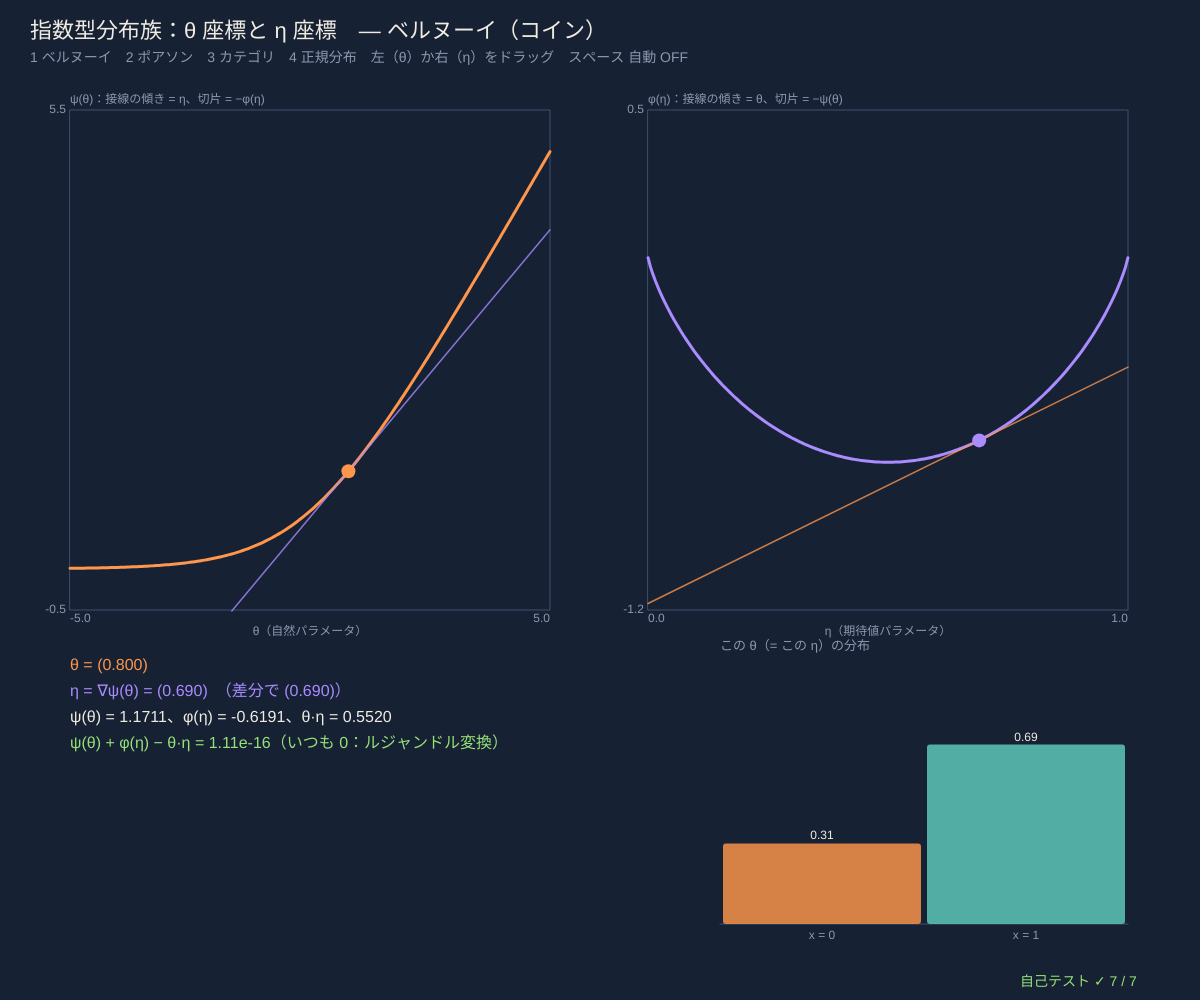
Frame 1 (no input)
Frame 60 (no input): identical to frame 1, image omitted
Frame 120 (the mouse pressed at the canvas centre since frame 60): identical to frame 1, image omitted

The p5.js sketch that drew this single still picture (run headless with seeded random() and noise() and a simulated clock; from frame 60 on, the mouse is pressed at the canvas centre):

// p5.js sketch
// ── sketch.js
// ============================================
// 04 指数型分布族 ─ p(x; θ) = exp(θ·x − ψ(θ))（× 土台の重み）。ψ(θ) は合計を 1 にする「対数分配関数」
// 自然パラメータ θ と、期待値パラメータ η = E[x] = ∇ψ(θ) の 2 つの座標で同じ分布を表せる
// ψ の傾きが η、ψ をルジャンドル変換した φ(η) = θ·η − ψ(θ) の傾きが θ。ψ(θ) + φ(η) − θ·η = 0 がいつも成り立つ
// 1 ベルヌーイ 2 ポアソン 3 3 値のカテゴリ 4 正規分布 / 左（θ）か右（η）をドラッグ：もう片方が動く / スペース 自動で動かす
// ============================================

const FAMS = [
  { name: 'ベルヌーイ（コイン）', dim: 1, th: [-5, 5], et: [0, 1], start: [0.8],
    psi: (t) => (t[0] > 0 ? t[0] + Math.log1p(Math.exp(-t[0])) : Math.log1p(Math.exp(t[0]))),
    eta: (t) => [1 / (1 + Math.exp(-t[0]))], phi: (e) => xlogx(e[0]) + xlogx(1 - e[0]), theta: (e) => [Math.log(e[0] / (1 - e[0]))] },
  { name: 'ポアソン（回数）', dim: 1, th: [-3, 2.5], et: [0, 12], start: [1],
    psi: (t) => Math.exp(t[0]), eta: (t) => [Math.exp(t[0])], phi: (e) => xlogx(e[0]) - e[0], theta: (e) => [Math.log(e[0])] },
  { name: '3 値のカテゴリ（x = 1, 2, 3 の印）', dim: 2, th: [-4, 4, -4, 4], et: [0, 1, 0, 1], start: [1, -0.5],
    psi: (t) => Math.log(1 + Math.exp(t[0]) + Math.exp(t[1])), eta: (t) => { let z = 1 + Math.exp(t[0]) + Math.exp(t[1]); return [Math.exp(t[0]) / z, Math.exp(t[1]) / z]; },
    phi: (e) => xlogx(e[0]) + xlogx(e[1]) + xlogx(1 - e[0] - e[1]), theta: (e) => [Math.log(e[0] / (1 - e[0] - e[1])), Math.log(e[1] / (1 - e[0] - e[1]))] },
  { name: '正規分布（x と x² を数える）', dim: 2, th: [-3, 3, -3, -0.1], et: [-3, 3, 0, 12], start: [1, -0.5],
    psi: (t) => (-t[0] * t[0]) / (4 * t[1]) - 0.5 * Math.log(-2 * t[1]), eta: (t) => [-t[0] / (2 * t[1]), (t[0] * t[0]) / (4 * t[1] * t[1]) - 1 / (2 * t[1])],
    phi: (e) => -0.5 - 0.5 * Math.log(e[1] - e[0] * e[0]), theta: (e) => { let v = e[1] - e[0] * e[0]; return [e[0] / v, -1 / (2 * v)]; } },
];
let famK = 0, thetaVec = [0.8], etaVec = [0], boxL, boxR, grab = null, auto = false, tAuto = 0;

function xlogx(v) { return v > 0 ? v * Math.log(v) : 0; }
function fam() { return FAMS[famK]; }
function setTheta(t) { let f = fam(); thetaVec = clampTheta(f, t); etaVec = f.eta(thetaVec); }
function clampTheta(f, t) {              // 図の範囲・定義域の中に収める（正規分布は θ2 < 0、カテゴリと 1 次元は範囲内）
  let out = [clampv(t[0], f.th[0], f.th[1])];
  if (f.dim === 2) out.push(clampv(t[1], f.th[2], f.th[3]));   // 正規分布は θ2 < 0 が必要（上限 −0.1）
  return out;
}
function setEta(e) {
  let f = fam();
  if (f.dim === 1) e = [clampv(e[0], f.et[0] + 1e-3, f.et[1] - 1e-3)];
  else if (famK === 2) { let a = clampv(e[0], 0.003, 0.994), b = clampv(e[1], 0.003, 0.997 - a); e = [a, b]; }
  else { let m = clampv(e[0], -3, 3); e = [m, clampv(e[1], m * m + 0.17, Math.min(12, m * m + 5))]; }   // σ² = η2 − η1² を θ の範囲に合わせる
  setTheta(f.theta(e));
}
function setup() { createCanvas(windowWidth, windowHeight); selfTest(); layout(); setTheta(fam().start); }
function windowResized() { resizeCanvas(windowWidth, windowHeight); layout(); }
function layout() { let w = width * 0.4, h = height * 0.5; boxL = { x: 70, y: 110, w, h }; boxR = { x: width * 0.54, y: 110, w, h }; }
function boxes() {
  let f = fam();
  if (f.dim === 1) {
    let pl = f.th, el = f.et, ys = [], yt = [];
    for (let k = 0; k <= 100; k++) { ys.push(f.psi([pl[0] + ((pl[1] - pl[0]) * k) / 100])); yt.push(f.phi([el[0] + 1e-4 + ((el[1] - el[0] - 2e-4) * k) / 100])); }
    return [plotBox(boxL.x, boxL.y, boxL.w, boxL.h, pl[0], pl[1], Math.min(...ys) - 0.5, Math.max(...ys) + 0.5), plotBox(boxR.x, boxR.y, boxR.w, boxR.h, el[0], el[1], Math.min(...yt) - 0.5, Math.max(...yt) + 0.5)];
  }
  return [plotBox(boxL.x, boxL.y, boxL.w, boxL.h, f.th[0], f.th[1], f.th[2], f.th[3]), plotBox(boxR.x, boxR.y, boxR.w, boxR.h, f.et[0], f.et[1], f.et[2], f.et[3])];
}

function draw() {
  background(...BG);
  let f = fam();
  hudTitle('指数型分布族：θ 座標と η 座標　― ' + f.name, '1 ベルヌーイ　2 ポアソン　3 カテゴリ　4 正規分布　左（θ）か右（η）をドラッグ　スペース 自動 ' + (auto ? 'ON' : 'OFF'));
  if (auto) { tAuto += 0.01; let c = [0.5 * (f.th[0] + f.th[1]), f.dim === 2 ? 0.5 * (f.th[2] + f.th[3]) : 0]; setTheta([c[0] + 0.35 * (f.th[1] - f.th[0]) * Math.cos(tAuto), f.dim === 2 ? c[1] + 0.3 * (f.th[3] - f.th[2]) * Math.sin(1.3 * tAuto) : 0]); }
  let [bL, bR] = boxes();
  if (f.dim === 1) draw1D(f, bL, bR); else draw2D(f, bL, bR);
  // ---- 下：数値と分布
  let ps = f.psi(thetaVec), ph = f.phi(etaVec), te = thetaVec.reduce((s, v, i) => s + v * etaVec[i], 0), fd = thetaVec.map((_, i) => { let h = 1e-5, a = thetaVec.slice(), b = thetaVec.slice(); a[i] += h; b[i] -= h; return (f.psi(a) - f.psi(b)) / (2 * h); });
  let y0 = bL.y + bL.h + 60; noStroke(); textAlign(LEFT, BASELINE); textSize(16);
  fill(...ORANGE); text('θ = ' + fmtP(thetaVec, 3), 70, y0); fill(...VIOLET); text('η = ∇ψ(θ) = ' + fmtP(etaVec, 3) + '　（差分で ' + fmtP(fd, 3) + '）', 70, y0 + 26);
  fill(...INK); text('ψ(θ) = ' + fmtN(ps, 4) + '、φ(η) = ' + fmtN(ph, 4) + '、θ·η = ' + fmtN(te, 4), 70, y0 + 52);
  fill(...LIME); text('ψ(θ) + φ(η) − θ·η = ' + (ps + ph - te).toExponential(2) + '（いつも 0：ルジャンドル変換）', 70, y0 + 78);
  drawDist(f, { x: width * 0.6, y: y0 - 20, w: width * 0.34, h: height - y0 - 30 });
  drawSelfTest(width - 180, height - 14);
}
function draw1D(f, bL, bR) {             // ψ のグラフと接線（傾き η、切片 −φ）、φ のグラフと接線（傾き θ、切片 −ψ）
  let c1 = [], c2 = [];
  for (let k = 0; k <= 200; k++) { let t = bL.x0 + ((bL.x1 - bL.x0) * k) / 200; c1.push([t, f.psi([t])]); let e = bR.x0 + 1e-4 + ((bR.x1 - bR.x0 - 2e-4) * k) / 200; c2.push([e, f.phi([e])]); }
  drawAxes(bL, 'θ（自然パラメータ）', 'ψ(θ)：接線の傾き = η、切片 = −φ(η)'); drawAxes(bR, 'η（期待値パラメータ）', 'φ(η)：接線の傾き = θ、切片 = −ψ(θ)');
  plotLine(bL, c1, ORANGE, 3); plotLine(bR, c2, VIOLET, 3);
  let t = thetaVec[0], e = etaVec[0], ps = f.psi(thetaVec), ph = f.phi(etaVec);
  plotLine(bL, [[bL.x0, ps + e * (bL.x0 - t)], [bL.x1, ps + e * (bL.x1 - t)]], [...VIOLET, 200], 1.5);
  plotLine(bR, [[bR.x0, ph + t * (bR.x0 - e)], [bR.x1, ph + t * (bR.x1 - e)]], [...ORANGE, 200], 1.5);
  for (let [b, x, y, col] of [[bL, t, ps, ORANGE], [bR, e, ph, VIOLET]]) { let [sx, sy] = toScr(b, x, y); noStroke(); fill(...col); circle(sx, sy, 14); }
}
function draw2D(f, bL, bR) {             // θ 平面の格子と、それを η へ写した曲がった格子
  drawAxes(bL, 'θ1', 'θ 平面（まっすぐな格子）'); drawAxes(bR, 'η1', 'η 平面（同じ格子を η = ∇ψ(θ) で写すと曲がる）');
  for (let k = 0; k <= 8; k++) {
    let a = f.th[0] + ((f.th[1] - f.th[0]) * k) / 8, b = f.th[2] + ((f.th[3] - f.th[2]) * k) / 8, l1 = [], l2 = [], m1 = [], m2 = [];
    for (let j = 0; j <= 120; j++) {
      let s = f.th[2] + ((f.th[3] - f.th[2]) * j) / 120, r = f.th[0] + ((f.th[1] - f.th[0]) * j) / 120;
      let t1 = clampTheta(f, [a, s]), t2 = clampTheta(f, [r, b]);
      l1.push(t1); m1.push(f.eta(t1)); l2.push(t2); m2.push(f.eta(t2));
    }
    plotLine(bL, l1, [...ORANGE, 170], 1.3); plotLine(bL, l2, [...VIOLET, 170], 1.3); plotLine(bR, m1, [...ORANGE, 170], 1.3); plotLine(bR, m2, [...VIOLET, 170], 1.3);
  }
  let [x1, y1] = toScr(bL, thetaVec[0], thetaVec[1]), [x2, y2] = toScr(bR, etaVec[0], etaVec[1]);
  noStroke(); fill(...ORANGE); circle(x1, y1, 16); fill(...VIOLET); circle(x2, y2, 16);
}
function drawDist(f, r) {               // いまの分布の形
  noStroke(); fill(...DIMC); textSize(13); textAlign(LEFT, BASELINE); text('この θ（= この η）の分布', r.x, r.y);
  let rr = { x: r.x, y: r.y + 14, w: r.w, h: r.h - 40 };
  if (famK === 0) drawBars([1 - etaVec[0], etaVec[0]], rr, { names: ['x = 0', 'x = 1'] });
  else if (famK === 1) { let p = [], lam = etaVec[0], v = Math.exp(-lam); for (let x = 0; x < 16; x++) { p.push(v); v *= lam / (x + 1); } drawBars(p, rr, { names: p.map((_, i) => String(i)), cols: p.map(() => TEAL), vmax: Math.max(...p) * 1.15 }); }
  else if (famK === 2) drawBars([etaVec[0], etaVec[1], 1 - etaVec[0] - etaVec[1]], rr);
  else { let m = etaVec[0], s = Math.sqrt(Math.max(1e-6, etaVec[1] - m * m)), b = plotBox(rr.x, rr.y, rr.w, rr.h, -6, 6, 0, 1.4), c = []; for (let k = 0; k <= 200; k++) { let x = -6 + (12 * k) / 200; c.push([x, Math.min(1.4, gaussPdf(x, m, s))]); } drawAxes(b, 'x　（μ = ' + fmtN(m, 2) + '、σ = ' + fmtN(s, 2) + '）', ''); plotLine(b, c, TEAL, 2.5); }
}
function mousePressed() { grab = inRect(mouseX, mouseY, boxL) ? 'L' : inRect(mouseX, mouseY, boxR) ? 'R' : null; if (grab) auto = false; mouseDragged(); }
function mouseDragged() {
  if (!grab) return;
  let [bL, bR] = boxes(), f = fam();
  if (grab === 'L') { let [u, v] = fromScr(bL, mouseX, mouseY); setTheta(f.dim === 1 ? [u] : [u, v]); }
  else { let [u, v] = fromScr(bR, mouseX, mouseY); setEta(f.dim === 1 ? [u] : [u, v]); }
}
function mouseReleased() { grab = null; }
function keyPressed() {
  for (let k = 1; k <= 4; k++) if (key === String(k)) { famK = k - 1; setTheta(fam().start); }
  if (key === ' ') auto = !auto;
  return false;
}

// ---- 自己テスト
function selfTest() {
  selfTestResults = [];
  seedRng(4); let okGrad = true, okInv = true, okLeg = true, okDual = true;
  for (let f of FAMS) for (let k = 0; k < 30; k++) {
    let t = [f.th[0] * 0.6 + rnd() * (f.th[1] - f.th[0]) * 0.6]; if (f.dim === 2) t.push(f === FAMS[3] ? -0.2 - rnd() * 2.7 : -3 + rnd() * 6);
    let e = f.eta(t), h = 1e-5;
    for (let i = 0; i < f.dim; i++) {
      let a = t.slice(), b = t.slice(); a[i] += h; b[i] -= h;
      if (Math.abs((f.psi(a) - f.psi(b)) / (2 * h) - e[i]) > 1e-6 * (1 + Math.abs(e[i]))) okGrad = false;
      let ea = e.slice(), eb = e.slice(), hh = 1e-6 * (1 + Math.abs(e[i])); ea[i] += hh; eb[i] -= hh;
      if (Math.abs((f.phi(ea) - f.phi(eb)) / (2 * hh) - t[i]) > 1e-4 * (1 + Math.abs(t[i]))) okDual = false;
    }
    let t2 = f.theta(e); if (t2.some((v, i) => Math.abs(v - t[i]) > 1e-8 * (1 + Math.abs(t[i])))) okInv = false;
    if (Math.abs(f.psi(t) + f.phi(e) - t.reduce((s, v, i) => s + v * e[i], 0)) > 1e-10 * (1 + Math.abs(f.psi(t)))) okLeg = false;
  }
  check('4 つの族で η = ∇ψ(θ)（中心差分、相対誤差 1e-6）', okGrad);
  check('逆向きも θ = ∇φ(η)（双対：φ の傾きが θ）', okDual);
  check('θ → η → θ がもとにもどる（誤差 1e-8）', okInv);
  check('ψ(θ) + φ(η) − θ·η = 0（120 点、誤差 1e-10）', okLeg);
  let f = FAMS[0], best = -Infinity, e0 = 0.3; for (let k = 0; k <= 20000; k++) { let t = -6 + (12 * k) / 20000; best = Math.max(best, t * e0 - f.psi([t])); }
  check('ルジャンドル変換 φ(η) = max_θ (θη − ψ(θ)) を総当たりで（ベルヌーイ、誤差 1e-6）', Math.abs(best - f.phi([e0])) < 1e-6);
  let t0 = 0.7, h2 = 1e-4, d2 = (f.psi([t0 + h2]) - 2 * f.psi([t0]) + f.psi([t0 - h2])) / (h2 * h2), mu = f.eta([t0])[0];
  check('ψ の 2 階微分 = x の分散 = フィッシャー情報（ベルヌーイ η(1−η)、相対誤差 1e-6）', Math.abs(d2 / (mu * (1 - mu)) - 1) < 1e-6);
  let g = FAMS[3], en = g.eta([2 / 1.5 ** 2, -1 / (2 * 1.5 ** 2)]);
  check('正規分布 N(2, 1.5²)：θ = (μ/σ², −1/(2σ²)) → η = (μ, μ² + σ²) = (2, 6.25)', Math.abs(en[0] - 2) < 1e-12 && Math.abs(en[1] - 6.25) < 1e-12);
  reportSelfTest();
}

// ---------- やってみよう ----------
// 1. ベルヌーイで θ を大きくすると η はどこまで行く？ ψ のグラフの傾きと比べよう（シグモイド関数）
// 2. 左の接線の切片が −φ(η) になっているのを確かめよう。右の接線の切片は？
// 3. 正規分布で、θ 平面のまっすぐな格子が η 平面でどう曲がるか見よう。どの向きに混んでいる？
// 4. ψ はどれも下に凸。もし凸でなかったら η = ∇ψ(θ) から θ が 1 つに決まらない
// 5. 次の 05：θ でまっすぐ（e-測地線）と η でまっすぐ（m-測地線）。2 つの「まっすぐ」がある

// ==================================================
// ここから下は「情報幾何の道具」（中身は読まなくても OK。消さないでね）
// ==================================================
// ---- 色と小さな道具（等高線地図の色）
const BG = [22, 33, 52];                // 背景（深いスレートブルー）
const INK = [240, 236, 226];            // 文字（紙の白）
const ORANGE = [255, 150, 75], VIOLET = [170, 140, 255], TEAL = [95, 205, 190], ROSE = [255, 110, 125], LIME = [150, 225, 120], SAND = [235, 210, 150];
const DIMC = [140, 152, 175], PANEL = [32, 46, 70], WIRE = [62, 80, 110];
const OUTC = [[255, 150, 75], [95, 205, 190], [170, 140, 255], [235, 210, 150], [255, 110, 125], [150, 225, 120], [120, 175, 255], [230, 140, 210]];   // 結果ごとの色
function clampv(v, a, b) { return v < a ? a : v > b ? b : v !== v ? a : v; }     // NaN なら a に戻す
function fmtN(v, d) { if (typeof v !== 'number' || v !== v) return '?'; if (!isFinite(v)) return v > 0 ? '∞' : '−∞'; return v.toFixed(d === undefined ? 2 : d); }
function fmtP(p, d) { return '(' + p.map((v) => fmtN(v, d === undefined ? 2 : d)).join(', ') + ')'; }
function hudTitle(t, sub) {              // 左上のタイトルと操作の説明
  noStroke(); fill(...INK); textSize(22); textAlign(LEFT, BASELINE); text(t, 30, 38);
  fill(...DIMC); textSize(14); textLeading(19); text(sub, 30, 62);
}
function inRect(x, y, r) { return x >= r.x && x <= r.x + r.w && y >= r.y && y <= r.y + r.h; }
function drawField(f) { if (f) image(f.img, f.x, f.y, f.w, f.h); }   // 等高線の地図（画像）を描く
function freeField(f) { if (f && f.img) f.img.remove(); }
// ---- 種つきの乱数（同じ種なら毎回同じ列 → 実験をくり返せる）
let rngState = 1;
function seedRng(s) { rngState = (s >>> 0) || 1; }
function rnd() {                       // 0〜1 の一様乱数（mulberry32）
  rngState = (rngState + 0x6d2b79f5) >>> 0;
  let t = rngState;
  t = Math.imul(t ^ (t >>> 15), t | 1);
  t ^= t + Math.imul(t ^ (t >>> 7), t | 61);
  return ((t ^ (t >>> 14)) >>> 0) / 4294967296;
}
function gaussRnd() { let u = 1 - rnd(), v = rnd(); return Math.sqrt(-2 * Math.log(u)) * Math.cos(2 * Math.PI * v); }   // 標準正規分布（ボックス-ミュラー法）
function rndDist(k, floor) {            // でたらめな確率分布（k 個、どれも floor 以上）
  let p = []; for (let i = 0; i < k; i++) p.push(-Math.log(1 - rnd()) + 1e-9);
  return mixFloor(normP(p), floor || 0);
}
function sampleIndex(p) { let u = rnd(), c = 0; for (let i = 0; i < p.length; i++) { c += p[i]; if (u < c) return i; } return p.length - 1; }
// ---- 情報の道具：確率分布 p = [p1, p2, ...]（合計 1）。log(0) は 0·log 0 = 0 として扱う
const TINY = 1e-300;
function normP(p) { let s = 0; for (let v of p) s += Math.max(0, v); if (!(s > 0)) return p.map(() => 1 / p.length); return p.map((v) => Math.max(0, v) / s); }
function mixFloor(p, f) { if (!f) return p; return normP(p.map((v) => Math.max(v, f))); }   // どの確率も f 以上に（0 を避ける）
function safeLog(v) { return Math.log(Math.max(v, TINY)); }
function entropyH(p) { let h = 0; for (let v of p) if (v > 0) h -= v * Math.log(v); return h; }           // エントロピー（ナット）
function divKL(p, q) {                  // KL ダイバージェンス D(p‖q)（ナット）。q が 0 で p > 0 なら ∞
  let d = 0;
  for (let i = 0; i < p.length; i++) { if (p[i] <= 0) continue; if (q[i] <= 0) return Infinity; d += p[i] * Math.log(p[i] / q[i]); }
  return Math.max(0, d);
}
function crossH(p, q) { let h = 0; for (let i = 0; i < p.length; i++) if (p[i] > 0) h -= p[i] * safeLog(q[i]); return h; }  // 交差エントロピー
function bhatta(p, q) { let s = 0; for (let i = 0; i < p.length; i++) s += Math.sqrt(Math.max(0, p[i] * q[i])); return Math.min(1, s); }
function fisherRao(p, q) { return 2 * Math.acos(clampv(bhatta(p, q), -1, 1)); }                          // フィッシャー-ラオ距離 = 球の大円の長さ
function hellingerSq(p, q) { let s = 0; for (let i = 0; i < p.length; i++) { let d = Math.sqrt(p[i]) - Math.sqrt(q[i]); s += d * d; } return s; }   // Σ(√p − √q)²
function tvDist(p, q) { let s = 0; for (let i = 0; i < p.length; i++) s += Math.abs(p[i] - q[i]); return s / 2; }
function alphaDiv(p, q, a) {            // α-ダイバージェンス（甘利の流儀）。α → −1 で D(p‖q)、α → +1 で D(q‖p)
  if (Math.abs(a + 1) < 1e-12) return divKL(p, q);
  if (Math.abs(a - 1) < 1e-12) return divKL(q, p);
  let s = 0, ea = (1 - a) / 2, eb = (1 + a) / 2;
  for (let i = 0; i < p.length; i++) s += Math.pow(Math.max(p[i], 0), ea) * Math.pow(Math.max(q[i], 0), eb);
  return Math.max(0, (4 / (1 - a * a)) * (1 - s));
}
function mixM(p, q, t) { return p.map((v, i) => (1 - t) * v + t * q[i]); }                       // m-測地線：確率をそのまま混ぜる
function mixE(p, q, t) { return normP(p.map((v, i) => Math.exp((1 - t) * safeLog(v) + t * safeLog(q[i])))); }   // e-測地線：対数で混ぜて正規化
function mixAlpha(p, q, t, a) {         // α-測地線：u^((1−α)/2) で混ぜて正規化（α = −1 は m、α = +1 は e）
  if (Math.abs(a - 1) < 1e-9) return mixE(p, q, t);
  let ex = (1 - a) / 2;
  return normP(p.map((v, i) => Math.pow((1 - t) * Math.pow(v, ex) + t * Math.pow(q[i], ex), 1 / ex)));
}
function bitsOf(nat) { return nat / Math.LN2; }
// ---- 棒グラフ（ドラッグで高さを変えられる）
function drawBars(p, r, opt) {          // r = {x, y, w, h}、opt = {cols, names, vmax, ghost（重ねて描く別の分布）}
  opt = opt || {};
  let k = p.length, bw = r.w / k, vmax = opt.vmax || 1;
  stroke(...WIRE); strokeWeight(1); line(r.x, r.y + r.h, r.x + r.w, r.y + r.h);
  for (let i = 0; i < k; i++) {
    let hh = (clampv(p[i], 0, vmax) / vmax) * r.h, col = (opt.cols || OUTC)[i % 8];
    noStroke(); fill(...col, 210); rect(r.x + i * bw + 3, r.y + r.h - hh, bw - 6, hh, 3);
    if (opt.ghost) { let gh = (clampv(opt.ghost[i], 0, vmax) / vmax) * r.h; noFill(); stroke(...INK); strokeWeight(1.5); rect(r.x + i * bw + 3, r.y + r.h - gh, bw - 6, gh, 3); }
    noStroke(); fill(...INK); textSize(12); textAlign(CENTER, BASELINE);
    if (bw >= 30) text(fmtN(p[i], 2), r.x + (i + 0.5) * bw, r.y + r.h - hh - 4);   // 細い棒では数字を省く
    fill(...DIMC); text(opt.names ? opt.names[i] : String(i + 1), r.x + (i + 0.5) * bw, r.y + r.h + 15);
  }
}
function barsDrag(p, r, mx, my, floor) {  // 棒をドラッグ：i 番目の高さを変えて、残りを比例で縮める（合計 1 のまま）
  let k = p.length, i = Math.floor((mx - r.x) / (r.w / k));
  if (i < 0 || i >= k || my < r.y - 30 || my > r.y + r.h + 20) return p;
  let v = clampv((r.y + r.h - my) / r.h, floor || 0.001, 1 - (floor || 0.001) * (k - 1)), rest = 1 - p[i], q = p.slice();
  for (let j = 0; j < k; j++) q[j] = j === i ? v : rest > 1e-9 ? (p[j] / rest) * (1 - v) : (1 - v) / (k - 1);
  return mixFloor(q, floor || 0.001);
}
// ---- 正規分布 N(μ, σ) の道具。フィッシャー計量 ds² = (dμ² + 2dσ²) / σ²
function gaussPdf(x, m, s) { return Math.exp(-((x - m) * (x - m)) / (2 * s * s)) / (s * Math.sqrt(2 * Math.PI)); }
function gaussFR(m1, s1, m2, s2) {      // フィッシャー-ラオ距離（閉じた式）
  let a = ((m1 - m2) * (m1 - m2)) / 2 + (s1 - s2) * (s1 - s2);
  return Math.SQRT2 * Math.acosh(1 + a / (2 * s1 * s2));
}
function gaussKL(m1, s1, m2, s2) { return Math.log(s2 / s1) + (s1 * s1 + (m1 - m2) * (m1 - m2)) / (2 * s2 * s2) - 0.5; }   // D(N1‖N2)
// ★ 測地線：u = μ/√2 と置くと (u, σ) では半円（中心は σ = 0 の上）→ (μ, σ) では横に √2 倍の半楕円
function gaussGeodesic(m1, s1, m2, s2, n) {
  let u1 = m1 / Math.SQRT2, u2 = m2 / Math.SQRT2, out = [];
  if (Math.abs(u1 - u2) < 1e-9 * (1 + Math.abs(u1))) { for (let k = 0; k <= n; k++) out.push([m1, s1 * Math.pow(s2 / s1, k / n)]); return out; }
  let c = (u2 * u2 + s2 * s2 - u1 * u1 - s1 * s1) / (2 * (u2 - u1)), rr = Math.hypot(u1 - c, s1);
  let t1 = Math.atan2(s1, u1 - c), t2 = Math.atan2(s2, u2 - c);
  for (let k = 0; k <= n; k++) { let t = t1 + ((t2 - t1) * k) / n; out.push([(c + rr * Math.cos(t)) * Math.SQRT2, rr * Math.sin(t)]); }
  return out;
}
function metricLength(path) {           // 折れ線の長さをフィッシャー計量で（区間の真ん中の σ を使う）
  let L = 0;
  for (let k = 1; k < path.length; k++) {
    let dm = path[k][0] - path[k - 1][0], ds = path[k][1] - path[k - 1][1], sm = (path[k][1] + path[k - 1][1]) / 2;
    L += Math.sqrt(dm * dm + 2 * ds * ds) / sm;
  }
  return L;
}
// 測地線の方程式（クリストッフェル記号から）：μ'' = 2μ'σ'/σ、σ'' = −μ'²/(2σ) + σ'²/σ を RK4 で解く
function geodesicRK4(m, s, vm, vs, T, n) {
  let st = [m, s, vm, vs], h = T / n, out = [[m, s]];
  let fd = (y) => [y[2], y[3], (2 * y[2] * y[3]) / y[1], (-y[2] * y[2]) / (2 * y[1]) + (y[3] * y[3]) / y[1]];
  for (let k = 0; k < n; k++) {
    let k1 = fd(st), k2 = fd(st.map((v, i) => v + (h / 2) * k1[i])), k3 = fd(st.map((v, i) => v + (h / 2) * k2[i])), k4 = fd(st.map((v, i) => v + h * k3[i]));
    st = st.map((v, i) => v + (h / 6) * (k1[i] + 2 * k2[i] + 2 * k3[i] + k4[i]));
    if (!(st[1] > 1e-6)) st[1] = 1e-6;
    out.push([st[0], st[1]]);
  }
  return out;
}
// ---- 2 次元の図の枠（データ座標 ↔ 画面）
function plotBox(x, y, w, h, x0, x1, y0, y1) { return { x, y, w, h, x0, x1, y0, y1 }; }
function toScr(b, u, v) { return [b.x + ((u - b.x0) / (b.x1 - b.x0)) * b.w, b.y + b.h - ((v - b.y0) / (b.y1 - b.y0)) * b.h]; }
function fromScr(b, sx, sy) { return [b.x0 + ((sx - b.x) / b.w) * (b.x1 - b.x0), b.y0 + ((b.y + b.h - sy) / b.h) * (b.y1 - b.y0)]; }
function drawAxes(b, xl, yl) {
  noFill(); stroke(...WIRE); strokeWeight(1); rect(b.x, b.y, b.w, b.h);
  noStroke(); fill(...DIMC); textSize(12); textAlign(CENTER, TOP); text(xl, b.x + b.w / 2, b.y + b.h + 16);
  textAlign(LEFT, TOP); text(fmtN(b.x0, 1), b.x, b.y + b.h + 3); textAlign(RIGHT, TOP); text(fmtN(b.x1, 1), b.x + b.w, b.y + b.h + 3);
  textAlign(RIGHT, CENTER); text(fmtN(b.y0, 1), b.x - 4, b.y + b.h); text(fmtN(b.y1, 1), b.x - 4, b.y); textAlign(LEFT, BOTTOM); text(yl, b.x, b.y - 4);
}
function plotLine(b, pts, col, w) {      // データ座標の点列を折れ線に（枠の外の部分は枠のふちで切る）
  if (!pts || pts.length < 2) return;
  noFill(); stroke(...col); strokeWeight(w || 2);
  let run = [], x0 = b.x - 1, x1 = b.x + b.w + 1, y0 = b.y - 1, y1 = b.y + b.h + 1;
  let flush = () => { if (run.length >= 2) { beginShape(); for (let q of run) vertex(q[0], q[1]); endShape(); } run = []; };
  let clip = (a, c) => {                 // 線分 a→c の枠の中の部分 [t0, t1]（リャン-バースキー法）。なければ null
    let t0 = 0, t1 = 1, dx = c[0] - a[0], dy = c[1] - a[1];
    for (let [p, q] of [[-dx, a[0] - x0], [dx, x1 - a[0]], [-dy, a[1] - y0], [dy, y1 - a[1]]]) {
      if (p === 0) { if (q < 0) return null; continue; }
      let r = q / p; if (p < 0) t0 = Math.max(t0, r); else t1 = Math.min(t1, r);
    }
    return t0 <= t1 ? [t0, t1] : null;
  };
  let prev = null;
  for (let p of pts) {
    let s = toScr(b, p[0], p[1]);
    if (!(s[0] === s[0] && s[1] === s[1] && isFinite(s[0]) && isFinite(s[1]))) { flush(); prev = null; continue; }
    if (prev) {
      let c = clip(prev, s);
      if (!c) flush();
      else {
        let A = [prev[0] + c[0] * (s[0] - prev[0]), prev[1] + c[0] * (s[1] - prev[1])], B = [prev[0] + c[1] * (s[0] - prev[0]), prev[1] + c[1] * (s[1] - prev[1])];
        if (c[0] > 0) { flush(); run.push(A); } else if (!run.length) run.push(A);
        run.push(B);
        if (c[1] < 1) flush();
      }
    }
    prev = s;
  }
  flush(); noStroke();                  // あとの文字にふちがつかないように
}
function gridField(b, fn, opt) {        // 長方形の上の等高線の地図（fn(u, v)）
  opt = opt || {};
  let res = opt.res || 3, gw = Math.ceil(b.w / res), gh = Math.ceil(b.h / res), g = createGraphics(gw, gh); g.pixelDensity(1); g.loadPixels();
  let vals = new Float64Array(gw * gh), lv = opt.level || 0.1, vmin = opt.vmin || 0, vmax = opt.vmax || 1, c0 = opt.c0 || [40, 60, 95], c1 = opt.c1 || ORANGE;
  for (let j = 0; j < gh; j++) for (let i = 0; i < gw; i++) { let [u, v] = fromScr(b, b.x + (i + 0.5) * res, b.y + (j + 0.5) * res); vals[j * gw + i] = fn(u, v); }
  let bandOf = (v) => Math.floor(clampv((v - vmin) / lv, -1e6, 1e6));
  for (let j = 0; j < gh; j++) for (let i = 0; i < gw; i++) {
    let k = j * gw + i, v = vals[k], o = 4 * k, band = bandOf(v), t = clampv((v - vmin) / (vmax - vmin), 0, 1), sh = band % 2 ? 0.9 : 1;
    let edge = v < (opt.cap || Infinity) && ((i + 1 < gw && bandOf(vals[k + 1]) !== band) || (j + 1 < gh && bandOf(vals[k + gw]) !== band));
    for (let c = 0; c < 3; c++) g.pixels[o + c] = edge ? 235 : (c0[c] + (c1[c] - c0[c]) * t) * sh;
    g.pixels[o + 3] = edge ? 170 : 255;
  }
  g.updatePixels();
  return { img: g, x: b.x, y: b.y, w: b.w, h: b.h };
}
// ---- 自己テストの道具
let selfTestResults = [];
function check(name, cond) { selfTestResults.push({ name, ok: !!cond }); }
function reportSelfTest() { for (let r of selfTestResults) (r.ok ? console.log : console.error)((r.ok ? '✓ ' : '✗ ') + r.name); }
function selfTestOk() { return selfTestResults.every((r) => r.ok); }
function selfTestLine() { let n = selfTestResults.filter((r) => r.ok).length; return '自己テスト ' + (n === selfTestResults.length ? '✓ ' : '✗ ') + n + ' / ' + selfTestResults.length; }
function drawSelfTest(x, y) { noStroke(); fill(...(selfTestOk() ? LIME : ROSE)); textSize(14); textAlign(LEFT, BASELINE); text(selfTestLine(), x, y); }
